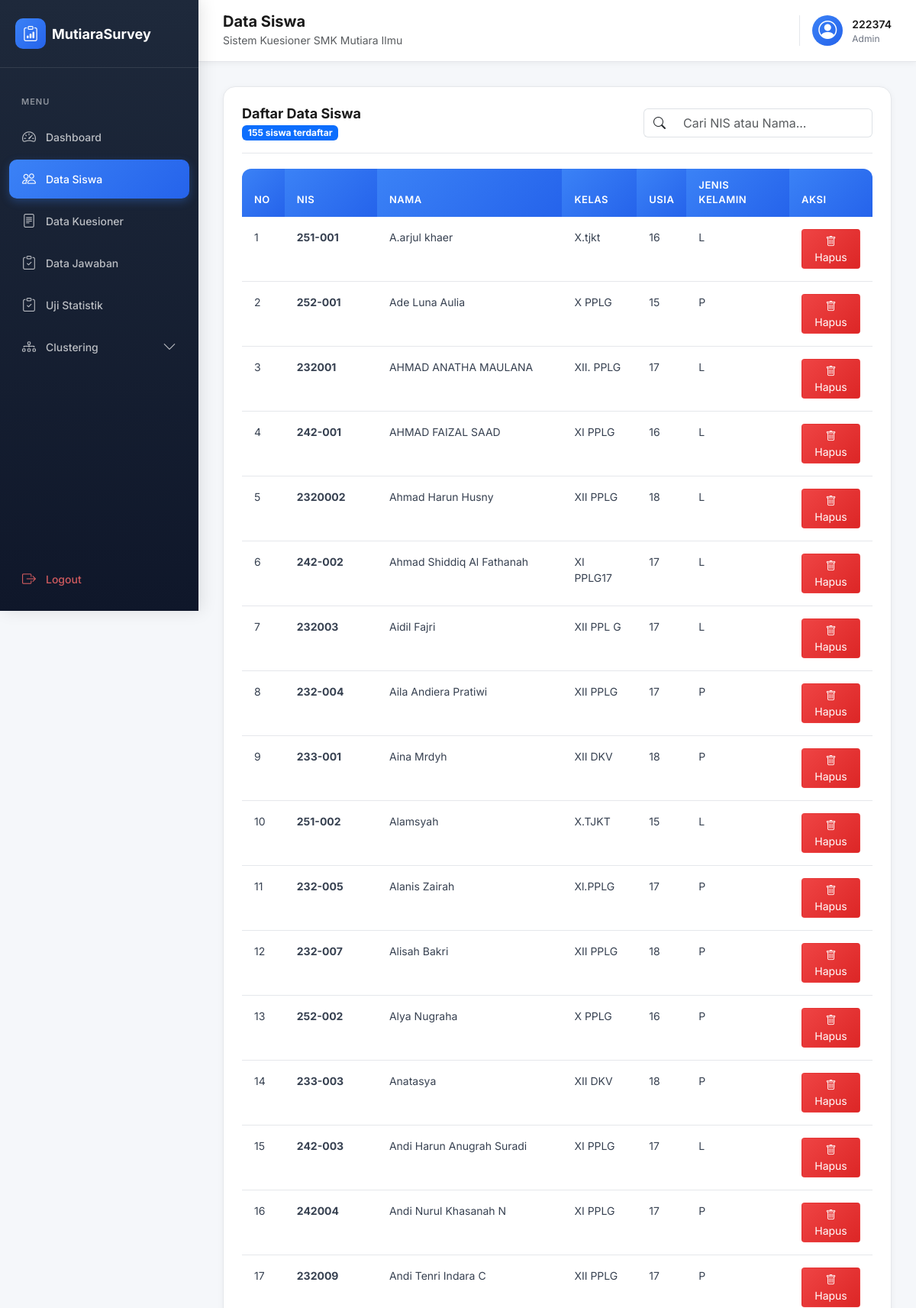
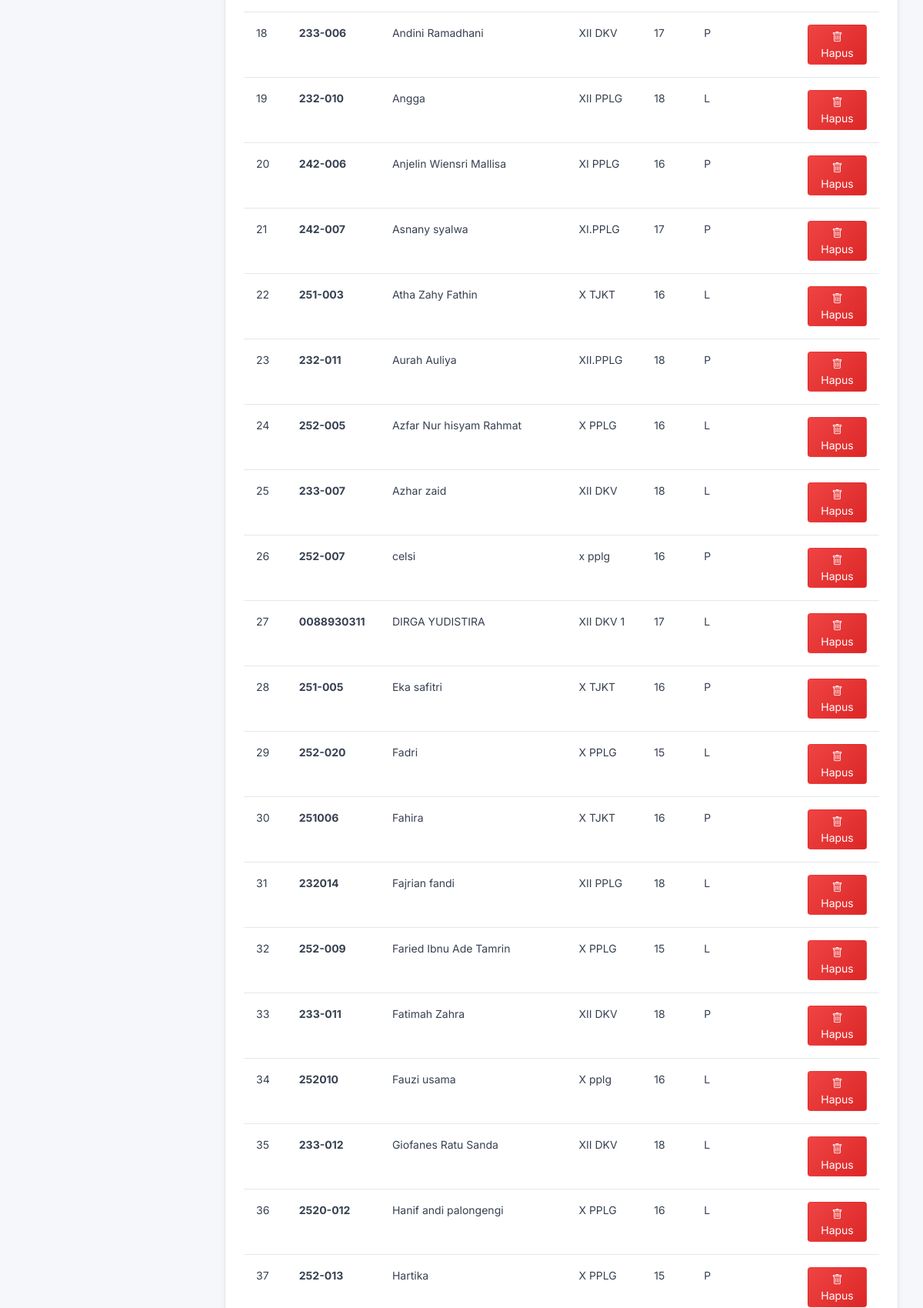
/admin/siswa.php (signed in, upper part), run on the app's committed database (2 pictures, top to bottom).
### tables this page shows
CREATE TABLE `siswa` (
  `id_siswa` int NOT NULL,
  `nis` varchar(20) NOT NULL,
  `nama` varchar(100) NOT NULL,
  `kelas` varchar(20) NOT NULL,
  `usia` int NOT NULL,
  `jenis_kelamin` enum('L','P') NOT NULL
);

### includes/init.php (called while the page is built, shortened)
<?php
function sanitize(string $value): string
{
    return htmlspecialchars(trim($value), ENT_QUOTES, 'UTF-8');
}

### admin/siswa.php (the view, shortened to what this page needs)
<?php
require_once __DIR__ . '/../includes/init.php';
$siswaList = $conn->query('SELECT * FROM siswa ORDER BY nama ASC')->fetch_all(MYSQLI_ASSOC);
require_once __DIR__ . '/layout_header.php';
?>
<div class="data-card">
    <div class="card-header d-flex justify-content-between align-items-center">
        <div>
            <h5 class="card-title mb-0">Daftar Data Siswa</h5>
            <span class="badge bg-primary mt-1"><?php echo count($siswaList); ?> siswa terdaftar</span>
        </div>
        <div style="width: 300px;">
            <div class="input-group">
                <span class="input-group-text bg-white border-end-0"><i class="bi bi-search"></i></span>
                <input type="text" id="searchInputSiswa" class="form-control border-start-0" placeholder="Cari NIS atau Nama..." onkeyup="filterTableSiswa()">
            </div>
        </div>
    </div>
    <div class="table-responsive">
        <table class="table table-modern" id="tableDataSiswa">
            <thead>
                <tr>
                    <th>No</th>
                    <th>NIS</th>
                    <th>Nama</th>
                    <th>Kelas</th>
                    <th>Usia</th>
                    <th>Jenis Kelamin</th>
                    <th>Aksi</th>
                </tr>
            </thead>
            <tbody>
                <?php $no = 1; foreach ($siswaList as $siswa): ?>
                <tr>
                    <td><?php echo $no++; ?></td>
                    <td><strong><?php echo sanitize($siswa['nis']); ?></strong></td>
                    <td><?php echo sanitize($siswa['nama']); ?></td>
                    <td><?php echo sanitize($siswa['kelas']); ?></td>
                    <td><?php echo (int)$siswa['usia']; ?></td>
                    <td><?php echo sanitize($siswa['jenis_kelamin']); ?></td>
                    <td>
                        <form method="POST" onsubmit="return confirm('Hapus data siswa ini?');" class="d-inline">
                            <button type="submit" class="btn btn-sm btn-danger-modern">
                                <i class="bi bi-trash"></i> Hapus
                            </button>
                        </form>
                    </td>
                </tr>
                <?php endforeach; ?>
            </tbody>
        </table>
    </div>
</div>
<?php require_once __DIR__ . '/layout_footer.php'; ?>

### assets/css/admin.css (style rules this page uses)
* { margin: 0; padding: 0; box-sizing: border-box; }
body.admin-body { font-family: 'Inter', sans-serif; background-color: #f5f7fa; color: #1a1a1a; overflow-x: hidden; }
.data-card { background: #fff; border-radius: 16px; padding: 24px; box-shadow: 0 2px 8px rgba(0, 0, 0, 0.05); border: 1px solid #e5e7eb; margin-bottom: 24px; }
.card-header { display: flex; justify-content: between; align-items: center; margin-bottom: 20px; padding-bottom: 16px; border-bottom: 1px solid #e5e7eb; }
.card-title { font-size: 18px; font-weight: 700; color: #1a1a1a; }
.table-modern { width: 100%; border-collapse: separate; border-spacing: 0; }
.table-modern thead th { background: linear-gradient(135deg, #3b82f6 0%, #2563eb 100%); color: #fff; padding: 12px 16px; font-weight: 600; font-size: 13px; text-transform: uppercase; letter-spacing: 0.5px; border: none; text-align: left; }
.table-modern thead th:first-child { border-top-left-radius: 12px; }
.table-modern thead th:last-child { border-top-right-radius: 12px; }
.table-modern tbody tr { background: #fff; transition: all 0.2s ease; }
.table-modern tbody td { padding: 16px; border-bottom: 1px solid #e5e7eb; color: #374151; font-size: 14px; }
.btn-danger-modern { background: linear-gradient(135deg, #ef4444 0%, #dc2626 100%); color: #fff; }

### data on the page
siswa: nis "251-001", nama "A.arjul khaer", kelas "X.tjkt", usia "16", jenis_kelamin "L"
siswa: nis "252-001", nama "Ade Luna Aulia", kelas "X PPLG", usia "15", jenis_kelamin "P"
siswa: nis "232001", nama "AHMAD ANATHA MAULANA", kelas "XII. PPLG", usia "17", jenis_kelamin "L"
siswa: nis "242-001", nama "AHMAD FAIZAL SAAD", kelas "XI PPLG", usia "16", jenis_kelamin "L"
siswa: nis "2320002", nama "Ahmad Harun Husny", kelas "XII PPLG", usia "18", jenis_kelamin "L"
siswa: nis "242-002", nama "Ahmad Shiddiq Al Fathanah", kelas "XI PPLG17", usia "17", jenis_kelamin "L"
siswa: nis "232003", nama "Aidil Fajri", kelas "XII PPL G", usia "17", jenis_kelamin "L"
siswa: nis "232-004", nama "Aila Andiera Pratiwi", kelas "XII PPLG", usia "17", jenis_kelamin "P"
siswa: nis "233-001", nama "Aina Mrdyh", kelas "XII DKV", usia "18", jenis_kelamin "P"
siswa: nis "251-002", nama "Alamsyah", kelas "X.TJKT", usia "15", jenis_kelamin "L"
siswa: nis "232-005", nama "Alanis Zairah", kelas "Xl.PPLG", usia "17", jenis_kelamin "P"
siswa: nis "232-007", nama "Alisah Bakri", kelas "XII PPLG", usia "18", jenis_kelamin "P"
siswa: nis "252-002", nama "Alya Nugraha", kelas "X PPLG", usia "16", jenis_kelamin "P"
siswa: nis "233-003", nama "Anatasya", kelas "XII DKV", usia "18", jenis_kelamin "P"
siswa: nis "242-003", nama "Andi Harun Anugrah Suradi", kelas "XI PPLG", usia "17", jenis_kelamin "L"
siswa: nis "242004", nama "Andi Nurul Khasanah N", kelas "XI PPLG", usia "17", jenis_kelamin "P"
siswa: nis "232009", nama "Andi Tenri Indara C", kelas "XII PPLG", usia "17", jenis_kelamin "P"
siswa: nis "233-006", nama "Andini Ramadhani", kelas "XII DKV", usia "17", jenis_kelamin "P"
siswa: nis "232-010", nama "Angga", kelas "XII PPLG", usia "18", jenis_kelamin "L"
siswa: nis "242-006", nama "Anjelin Wiensri Mallisa", kelas "XI PPLG", usia "16", jenis_kelamin "P"
siswa: nis "242-007", nama "Asnany syalwa", kelas "XI.PPLG", usia "17", jenis_kelamin "P"
siswa: nis "251-003", nama "Atha Zahy Fathin", kelas "X TJKT", usia "16", jenis_kelamin "L"
siswa: nis "232-011", nama "Aurah Auliya", kelas "XII.PPLG", usia "18", jenis_kelamin "P"
siswa: nis "252-005", nama "Azfar Nur hisyam Rahmat", kelas "X PPLG", usia "16", jenis_kelamin "L"
siswa: nis "233-007", nama "Azhar zaid", kelas "XII DKV", usia "18", jenis_kelamin "L"
siswa: nis "252-007", nama "celsi", kelas "x pplg", usia "16", jenis_kelamin "P"
siswa: nis "0088930311", nama "DIRGA YUDISTIRA", kelas "XII DKV 1", usia "17", jenis_kelamin "L"
siswa: nis "251-005", nama "Eka safitri", kelas "X TJKT", usia "16", jenis_kelamin "P"
siswa: nis "252-020", nama "Fadri", kelas "X PPLG", usia "15", jenis_kelamin "L"
siswa: nis "251006", nama "Fahira", kelas "X TJKT", usia "16", jenis_kelamin "P"
siswa: nis "232014", nama "Fajrian fandi", kelas "XII PPLG", usia "18", jenis_kelamin "L"
siswa: nis "252-009", nama "Faried Ibnu Ade Tamrin", kelas "X PPLG", usia "15", jenis_kelamin "L"
siswa: nis "233-011", nama "Fatimah Zahra", kelas "XII DKV", usia "18", jenis_kelamin "P"
siswa: nis "252010", nama "Fauzi usama", kelas "X pplg", usia "16", jenis_kelamin "L"
siswa: nis "233-012", nama "Giofanes Ratu Sanda", kelas "XII DKV", usia "18", jenis_kelamin "L"
siswa: nis "2520-012", nama "Hanif andi palongengi", kelas "X PPLG", usia "16", jenis_kelamin "L"
siswa: nis "252-013", nama "Hartika", kelas "X PPLG", usia "15", jenis_kelamin "P"

### other printed values
$user['nis'] "222374"
count($siswaList) "155"
